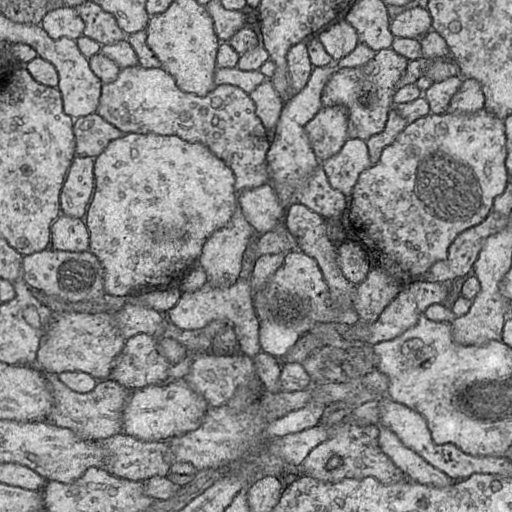
#> input picture Exp/UNet/ISBI_Dataset/train/train-volume00.jpg, 512 x 512 px, found by its file name
$ jupyter execute --allow-errors L-FCN.ipynb   (older library calls are emulated)
#> lines starting #> are read from the running program, lines starting #| are printed output that depends on the picture; after the words box and inside, x2 and y2 are one past the last pixel; in counts of white or black regions, pixels touching at a corner belong together
[cell 1]
import tensorflow as tf
import numpy as np
import cv2
from matplotlib import pyplot as plt
from scipy import ndimage as ndi
from PIL import Image

[cell 2]
img = cv2.imread('C:\\Users\\Tom-G\\OneDrive\\3DOWN\\Bioinformatics\\Exp\\CASIA_MIRA\\ISBI_Dataset\\train\\train-volume00.jpg')
#> img is the input picture: shape (512, 512, 3); min 0, max 253, mean 137.2
gray = cv2.cvtColor(img, cv2.COLOR_BGR2GRAY)
ret, thresh = cv2.threshold(gray, 0, 255, cv2.THRESH_BINARY_INV+cv2.THRESH_OTSU)
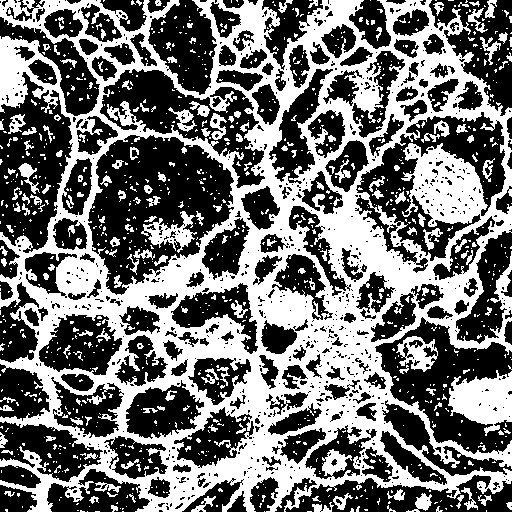
#> thresh: shape (512, 512); 44.7% white; 1114 white regions (947 under 20 px), largest, box (x1, y1, x2, y2) and area: (0, 0, 512, 512) 99425, (448, 370, 512, 436) 2616, (141, 211, 197, 253) 885
#> ret = 133

# noise removal
kernel = cv2.getStructuringElement(cv2.MORPH_RECT, (3,3))
opening = cv2.morphologyEx(thresh, cv2.MORPH_OPEN, kernel, iterations=2)
#> opening: shape (512, 512); 30.6% white; 223 white regions (9 under 20 px), largest, box (x1, y1, x2, y2) and area: (21, 53, 450, 490) 34209, (96, 412, 289, 512) 4849, (385, 2, 512, 127) 3893

sure_bg = cv2.dilate(opening, kernel, iterations=2)  # sure background area
#> sure_bg: shape (512, 512); 48.4% white; 59 white regions, largest, box (x1, y1, x2, y2) and area: (0, 0, 512, 512) 104606, (0, 0, 168, 93) 4730, (447, 371, 512, 433) 2869
sure_fg = cv2.erode(opening, kernel, iterations=2)  # sure foreground area
#> sure_fg: shape (512, 512); 12.3% white; 571 white regions (436 under 20 px), largest, box (x1, y1, x2, y2) and area: (319, 187, 434, 305) 2924, (37, 252, 202, 347) 2116, (169, 317, 294, 416) 1852
unknown = cv2.subtract(sure_bg, sure_fg)  # unknown area
#> unknown: shape (512, 512); 36.2% white; 79 white regions, largest, box (x1, y1, x2, y2) and area: (0, 0, 512, 512) 76024, (0, 0, 168, 93) 4230, (0, 35, 49, 109) 1298

# Perform the distance transform algorithm
dist_transform = cv2.distanceTransform(opening, cv2.DIST_L2, 5)
# Normalize the distance image for range = {0.0, 1.0}
cv2.normalize(dist_transform, dist_transform, 0, 1.0, cv2.NORM_MINMAX)

# Finding sure foreground area
ret, sure_fg = cv2.threshold(dist_transform, 0.5*dist_transform.max(), 255, 0)
#> sure_fg: shape (512, 512) float32; 0.44% white; 16 white regions (5 under 20 px), largest, box (x1, y1, x2, y2) and area: (0, 53, 14, 88) 288, (337, 221, 362, 240) 229, (462, 391, 474, 408) 131

# Finding unknown region
sure_fg = np.uint8(sure_fg)
unknown = cv2.subtract(sure_bg,sure_fg)
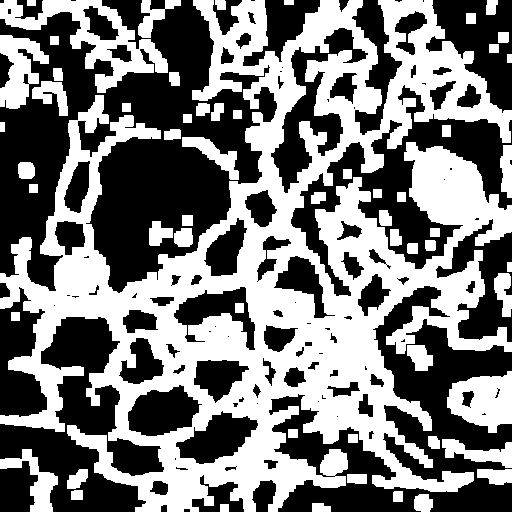
#> unknown: shape (512, 512); 48% white; 59 white regions, largest, box (x1, y1, x2, y2) and area: (0, 0, 512, 512) 103885, (0, 0, 168, 93) 4730, (447, 371, 512, 433) 2716

# Marker labelling
ret, markers = cv2.connectedComponents(sure_fg)
#> markers: shape (512, 512) int32; 17 distinct labels, from 0 to 16
#> ret = 17
# Add one to all labels so that sure background is not 0, but 1
markers = markers+1
#> markers: shape (512, 512) int32; 17 distinct labels, from 1 to 17
# Now, mark the region of unknown with zero
markers[unknown==255] = 0
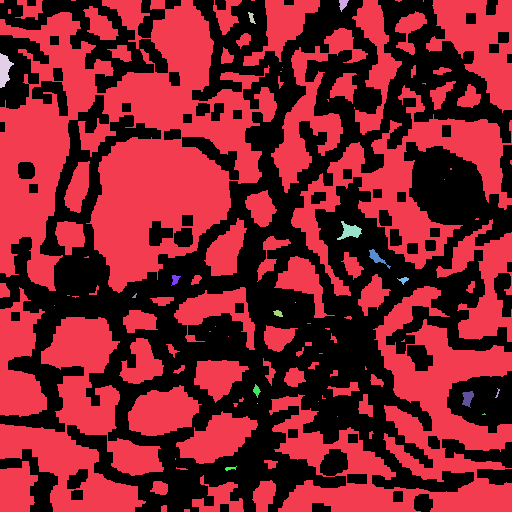
#> markers: shape (512, 512) int32; 18 distinct labels, from 0 to 17; one colour per label, 0 black

markers_copy = markers.copy()
markers_copy[markers==0] = 150  # 灰色表示背景
#> markers_copy: shape (512, 512) int32; 18 distinct labels, from 1 to 150
markers_copy[markers==1] = 0    # 黑色表示背景
#> markers_copy: shape (512, 512) int32; 18 distinct labels, from 0 to 150
markers_copy[markers>1] = 255   # 白色表示前景
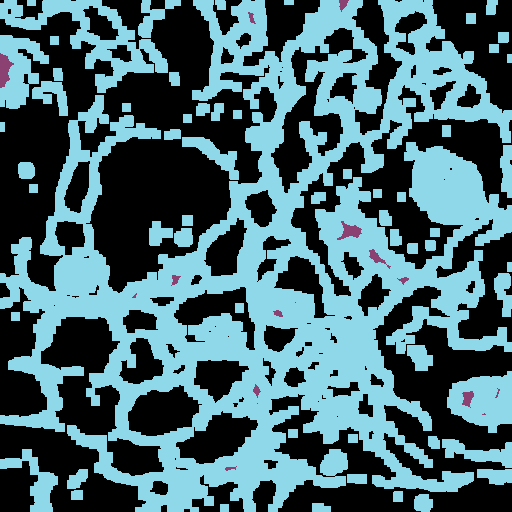
#> markers_copy: shape (512, 512) int32; 3 distinct labels, from 0 to 255; one colour per label, 0 black

markers_copy = np.uint8(markers_copy)

# 使用分水岭算法执行基于标记的图像分割，将图像中的对象与背景分离
markers = cv2.watershed(img, markers)
#> markers: shape (512, 512) int32; 18 distinct labels, from -1 to 17
img[markers==-1] = [0,0,255]  # 将边界标记为红色
#> img: shape (512, 512, 3); 1.46% of pixels changed, all inside (x1, y1, x2, y2) = (0, 0, 512, 512)
plt.imshow(img)

[cell 3]
def watershed_skimage():
    img = cv2.imread('C:\\Users\\Tom-G\\OneDrive\\3DOWN\\Bioinformatics\\Exp\\CASIA_MIRA\\ISBI_Dataset\\train\\train-volume00.jpg')
    from skimage.morphology import watershed
    from skimage import filters,util
    edges=filters.sobel(img)
    grid = util.regular_grid(img.shape, n_points=468)
    seeds = np.zeros(img.shape, dtype=int)
    seeds[grid] = np.arange(seeds[grid].size).reshape(seeds[grid].shape) + 1
    output=watershed(edges)
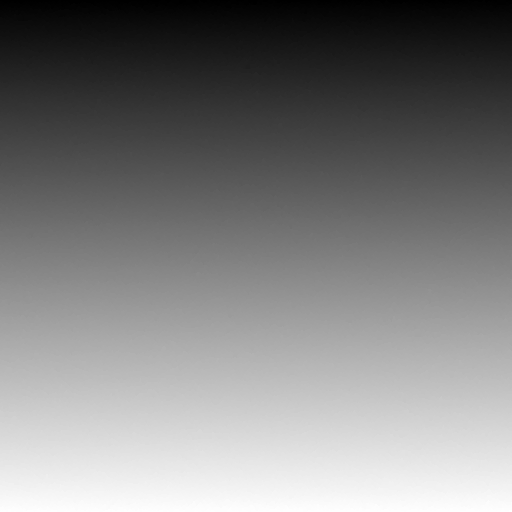
#> output: shape (512, 512, 3) int32; mean B, G, R 16655.1, 16655.1, 16655.1; drawn with min black and max white
    fig,(ax1,ax2)=plt.subplots(1,2)
    ax1.imshow(img)
    ax2.imshow(output)
    plt.show()

[cell 4]
watershed_skimage()

[cell 5]
from Watershed import Watershed
img = np.array(Image.open('C:\\Users\\Tom-G\\OneDrive\\3DOWN\\Bioinformatics\\Exp\\CASIA_MIRA\\ISBI_Dataset\\train\\train-volume00.jpg'))
#> (the rest of this cell did not finish here and is left out)

[cell 6]
# -*- coding: UTF-8 -*-
import os
from scipy.ndimage import label, generate_binary_structure


def sobel(gray,size):
    #ksize是指核的大小,只能取奇数，影响边缘的粗细
    x = cv2.Sobel(gray,cv2.CV_16S,1,0,ksize=size)
    y = cv2.Sobel(gray,cv2.CV_16S,0,1,ksize=size)

    # 转回uint8
    absX = cv2.convertScaleAbs(x)
    absY = cv2.convertScaleAbs(y)

    dst = cv2.addWeighted(absX,0.5,absY,0.5,0)
    return dst

def canny(img):
    #拆分色彩通道
    b, g, r = cv2.split(img)
    #锐化
    b = cv2.equalizeHist(b)
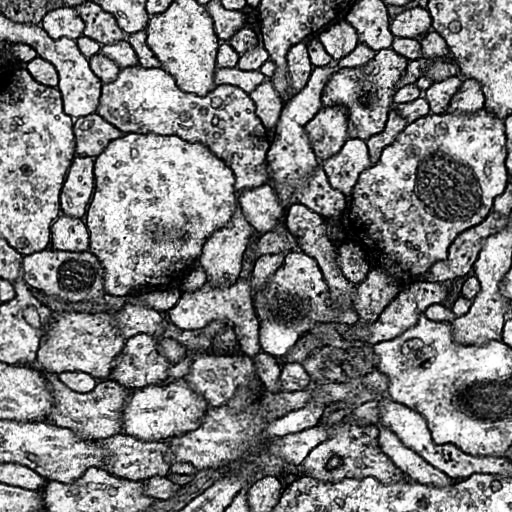
#> b: shape (512, 512); min 0, max 255, mean 128.3
    g = cv2.equalizeHist(g)
    r = cv2.equalizeHist(r)
    target_b = cv2.Canny(b, 200, 1200)
#> target_b: shape (512, 512); 2.7% white in thin lines or dots
    target_g = cv2.Canny(g, 200, 1200)
    target_r = cv2.Canny(r, 200, 1200)
    target=cv2.add(target_b,target_g)
    target=cv2.add(target,target_r)
    return target


# os.chdir(os.path.dirname(__file__))

#因为真实的图片色彩难以区分低梯度图像的差异，因此用plt显示图片赋予对比明显的颜色
#生成画布
fig=plt.figure()


img = cv2.imdecode(np.fromfile('C:\\Users\\Tom-G\\OneDrive\\3DOWN\\Bioinformatics\\Exp\\CASIA_MIRA\\ISBI_Dataset\\train\\train-volume00.jpg', dtype=np.uint8), 1)
#生成子图，将画布分割成1行5列，图像画在从左到右从上到下的第1块
ax1=fig.add_subplot(231)
ax1.imshow(img)
ax1.set_title("origin")

#寻找文本边缘
edge=canny(img)

#确定未知区域
h_structure = cv2.getStructuringElement(cv2.MORPH_RECT,(3,3))
d_edge = cv2.dilate(edge,h_structure,1)
#> d_edge: shape (512, 512); 7.8% white; 12 white regions, largest, box (x1, y1, x2, y2) and area: (267, 0, 406, 212) 7771, (276, 420, 385, 465) 2450, (442, 211, 512, 298) 2065


#图片先转成灰度的
gray = cv2.cvtColor(img,cv2.COLOR_BGR2GRAY)

#分水岭算法需要对背景、前景（目标）、未知区域进行标记。
#标记的数据类型必须是int32，否则后面会报错
#确定的背景标记为1
markers=np.ones_like(gray, dtype=np.int32)

#未知区域标记为0（黑色）
markers[np.where(d_edge==255)]=0
ax2=fig.add_subplot(232)
ax2.imshow(markers)
ax2.set_title("background")

#转换二值图
ret,binary=cv2.threshold(gray,240,255,cv2.THRESH_BINARY)
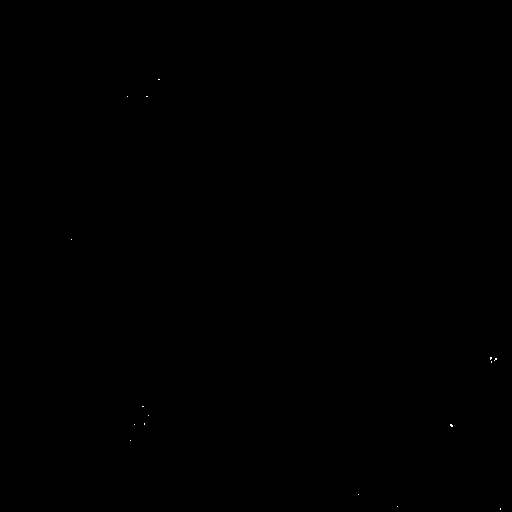
#> binary: shape (512, 512); 0.01% white in thin lines or dots, all inside (x1, y1, x2, y2) = (71, 79, 501, 510)
#反色
binary=cv2.bitwise_not(binary)

#去除小的区域
contours, hierarch=cv2.findContours(binary,cv2.RETR_EXTERNAL,cv2.CHAIN_APPROX_NONE)
#> contours = 1 contour; box (x1, y1, x2, y2) and area: (0, 0, 512, 512) 261121
for i in range(len(contours)):
    area = cv2.contourArea(contours[i])
    #设定阈值
    if area < 20:
        cv2.drawContours(binary,[contours[i]],0,0,-1)
#> this loop made 1 pass
#> area on pass 1: 261121

#确定前景种子区域
foreground=cv2.subtract(binary,d_edge)
#label是标签，该函数把图像背景标成0，其他封闭目标用从1开始的整数标记
#stats 是bounding box的信息，N*5的矩阵，行对应每个label，五列分别为[x0, y0, 宽度, 高度, 面积]
#centroids 是每个域的质心坐标
_, labels, stats, centroids = cv2.connectedComponentsWithStats(foreground)
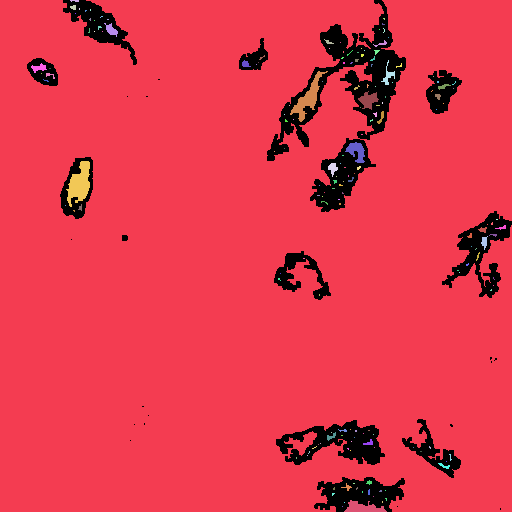
#> labels: shape (512, 512) int32; 170 distinct labels, from 0 to 169; one colour per label, 0 black
#> stats = 170 rows, first 6: [27, 0, 485, 512, 20394], [0, 0, 512, 512, 238468], [70, 0, 9, 2, 14], [70, 5, 6, 5, 23], [79, 8, 1, 2, 2], [90, 9, 1, 2, 2]; centroids = 170 pairs, first value 38.51 to 501.5, second value 0.357 to 507.4
#使背景标记为1
labels=labels+1
#> labels: shape (512, 512) int32; 170 distinct labels, from 1 to 170

ax4=fig.add_subplot(233)
ax4.imshow(labels)
ax4.set_title("foreground")


#确定的前景目标标记为2、3、4......(不同目标标记为不同序号，方面后面进行粘连前景的分割)
markers[np.where(labels!=1)]=labels[np.where(labels!=1)]
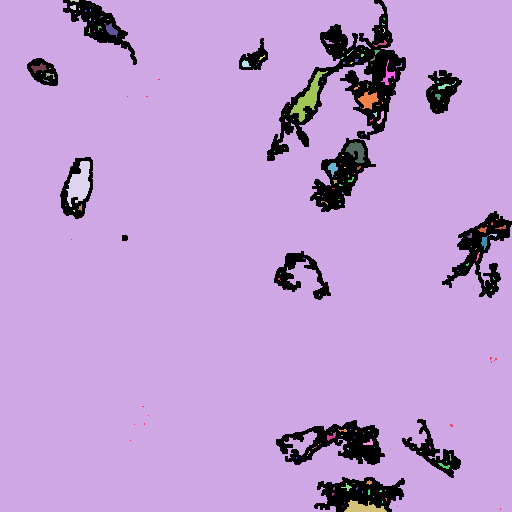
#> markers: shape (512, 512) int32; 171 distinct labels, from 0 to 170; one colour per label, 0 black

ax5=fig.add_subplot(234)
ax5.imshow(markers)
ax5.set_title("markers")


#只接受三通道的图像
#分水岭变换的结果会保存在markers中
cv2.watershed(img,markers)


ax6=fig.add_subplot(235)
ax6.imshow(markers)
ax6.set_title("obj")

plt.show()
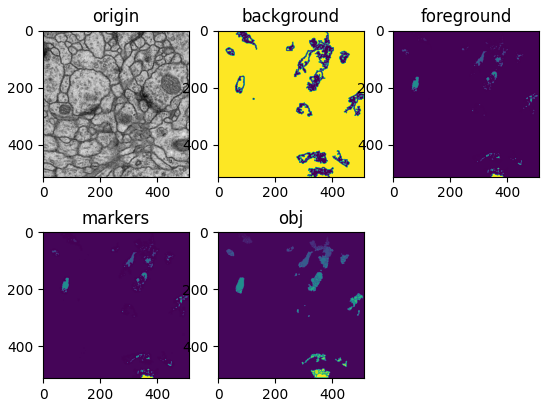
#> figure drawn by matplotlib, 5 panels

$ run again, with Exp/UNet/ISBI_Dataset/train/train-volume01.jpg copied over Exp/UNet/ISBI_Dataset/train/train-volume00.jpg
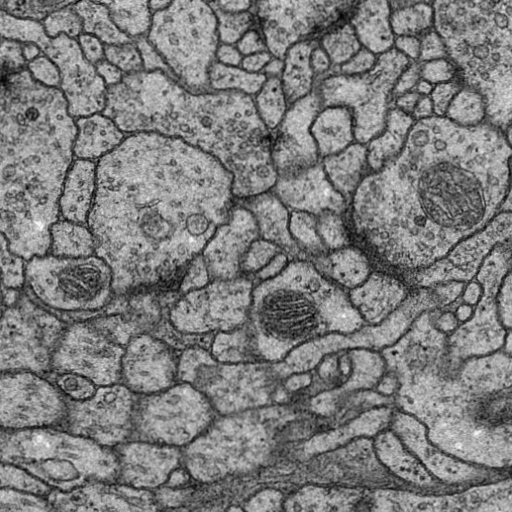
#> input picture Exp/UNet/ISBI_Dataset/train/train-volume01.jpg, 512 x 512 px, found by its file name
#> img is the input picture: shape (512, 512, 3); min 0, max 253, mean 124.8
#> `ret, thresh = cv2.threshold(gray, 0, 255, cv2.THRESH_BINARY_INV+cv2.TH..`:
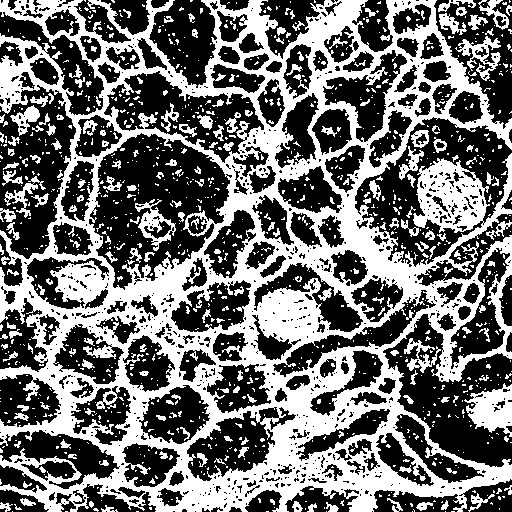
#> thresh: shape (512, 512); 43.6% white; 1210 white regions (1002 under 20 px), largest, box (x1, y1, x2, y2) and area: (0, 0, 512, 512) 95242, (464, 383, 512, 437) 1492, (455, 36, 501, 81) 719
#> `ret, thresh = cv2.threshold(gray, 0, 255, cv2.THRESH_BINARY_INV+cv2.TH..`: ret = 120
#> opening: shape (512, 512); 27.6% white; 234 white regions (3 under 20 px), largest, box (x1, y1, x2, y2) and area: (80, 347, 423, 512) 12428, (275, 134, 431, 311) 5484, (0, 279, 111, 436) 4311
#> sure_bg: shape (512, 512); 45.2% white; 61 white regions, largest, box (x1, y1, x2, y2) and area: (0, 0, 512, 512) 97529, (412, 158, 512, 245) 4400, (0, 0, 156, 78) 2991
#> `ret, markers = cv2.connectedComponents(sure_fg)`: ret = 77
#> img: shape (512, 512, 3); 2.97% of pixels changed, all inside (x1, y1, x2, y2) = (0, 0, 512, 512)
#> target_b: shape (512, 512); 5.5% white in thin lines or dots
#> d_edge: shape (512, 512); 15.4% white; 12 white regions, largest, box (x1, y1, x2, y2) and area: (0, 90, 230, 444) 20467, (367, 150, 512, 365) 9496, (44, 0, 136, 84) 2621
#> contours = 1 contour; box (x1, y1, x2, y2) and area: (0, 0, 512, 512) 261121
#> the loop `for i in range(len(contours)):` made 1 pass
#> area on pass 1: 261121
#> stats = 379 rows, first 6: [0, 0, 512, 512, 40529], [0, 0, 512, 512, 213282], [86, 0, 1, 1, 1], [76, 3, 30, 27, 251], [421, 7, 3, 1, 3], [425, 8, 4, 6, 12]; centroids = 379 pairs, first value 0 to 510.7, second value 0 to 505.5
#> `markers[np.where(labels!=1)]=labels[np.where(labels!=1)]`:
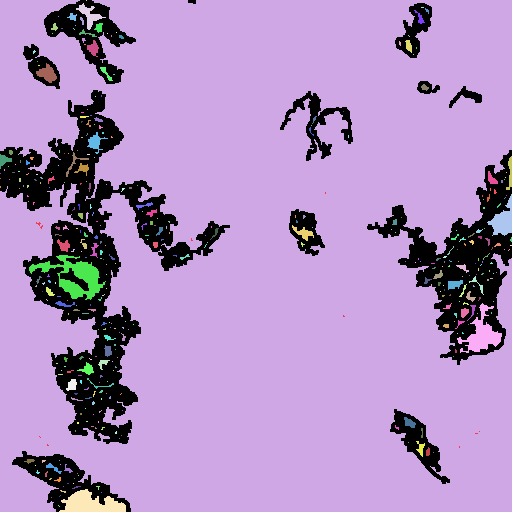
#> markers: shape (512, 512) int32; 380 distinct labels, from 0 to 379; one colour per label, 0 black

$ run again, with Exp/UNet/ISBI_Dataset/train/train-volume02.jpg copied over Exp/UNet/ISBI_Dataset/train/train-volume00.jpg
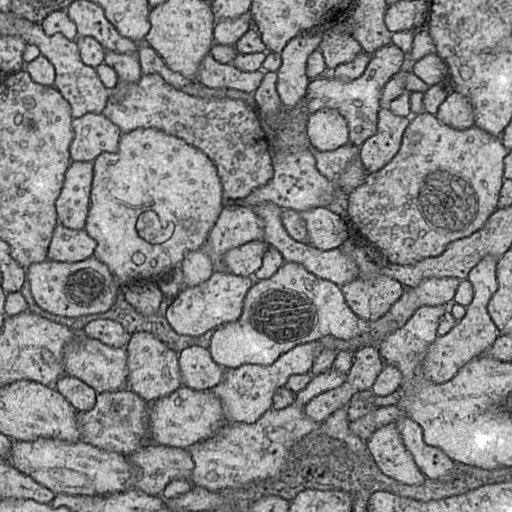
#> input picture Exp/UNet/ISBI_Dataset/train/train-volume02.jpg, 512 x 512 px, found by its file name
#> img is the input picture: shape (512, 512, 3); min 0, max 255, mean 135.4
#> thresh: shape (512, 512); 43.4% white; 1157 white regions (959 under 20 px), largest, box (x1, y1, x2, y2) and area: (0, 0, 512, 512) 95363, (389, 164, 480, 249) 3319, (474, 388, 512, 424) 707
#> `ret, thresh = cv2.threshold(gray, 0, 255, cv2.THRESH_BINARY_INV+cv2.TH..`: ret = 130
#> opening: shape (512, 512); 29.3% white; 202 white regions (4 under 20 px), largest, box (x1, y1, x2, y2) and area: (146, 318, 414, 512) 12496, (162, 0, 351, 168) 7297, (71, 325, 253, 505) 5670
#> sure_bg: shape (512, 512); 47% white; 52 white regions, largest, box (x1, y1, x2, y2) and area: (0, 0, 512, 512) 94765, (413, 161, 512, 236) 4497, (0, 0, 84, 114) 4007
#> `ret, markers = cv2.connectedComponents(sure_fg)`: ret = 29
#> img: shape (512, 512, 3); 1.88% of pixels changed, all inside (x1, y1, x2, y2) = (0, 0, 512, 512)
#> target_b: shape (512, 512); 3.4% white in thin lines or dots
#> d_edge: shape (512, 512); 9.8% white; 12 white regions, largest, box (x1, y1, x2, y2) and area: (374, 255, 512, 480) 8895, (166, 305, 313, 476) 6044, (361, 108, 415, 189) 2119
#> contours = 1 contour; box (x1, y1, x2, y2) and area: (0, 0, 512, 512) 261108
#> the loop `for i in range(len(contours)):` made 1 pass
#> area on pass 1: 261108
#> stats = 208 rows, first 6: [0, 0, 512, 512, 25883], [0, 0, 512, 512, 232373], [93, 11, 1, 1, 1], [30, 49, 6, 8, 28], [35, 52, 8, 7, 17], [44, 56, 3, 2, 4]; centroids = 208 pairs, first value 3 to 493, second value 11 to 466
#> `markers[np.where(labels!=1)]=labels[np.where(labels!=1)]`:
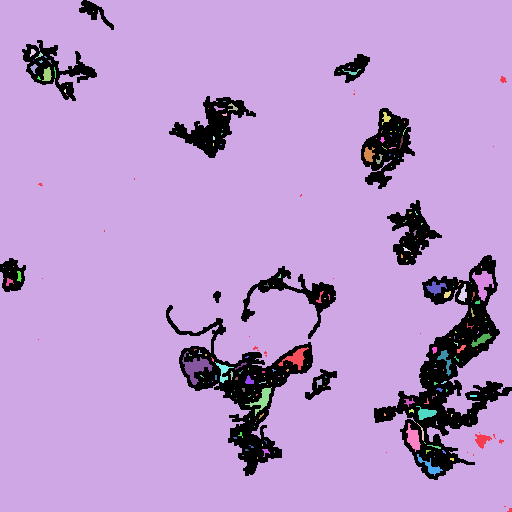
#> markers: shape (512, 512) int32; 209 distinct labels, from 0 to 208; one colour per label, 0 black
